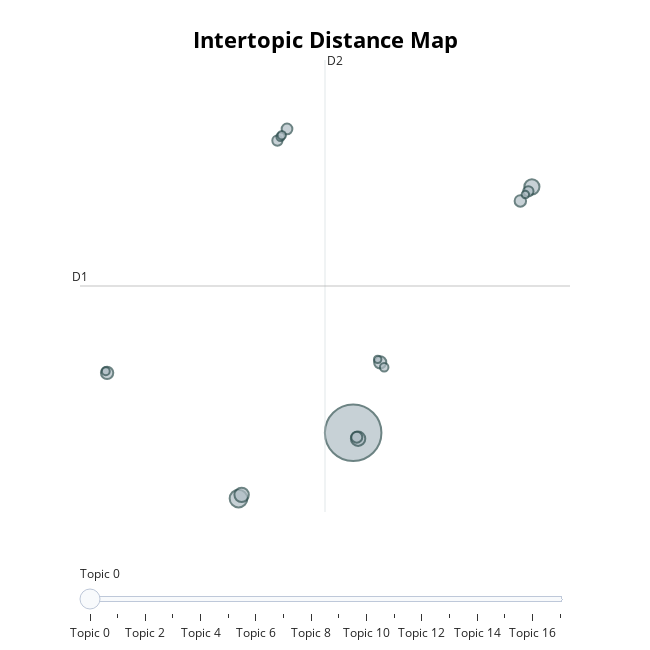

Notebook code cell kept with this figure:
### Code cell
topic_model.visualize_topics(custom_labels=True)

### Figure 1 — Plotly figure (JSON) as saved in the notebook; plotly's stock layout.template omitted (floating-point values rounded to 4 significant figures)
{"data": [{"customdata": [[0, "ai | slop | content | generated | facebook", 923], [1, "parade | halloween | dublin | halloween parade | street", 91], [2, "activision | game | duty | ai | black", 66], [3, "cola | coca cola | coca | company | ad", 60], [4, "chocolate | willy | event | experience | chocolate experience", 60], [5, "scammers | highly | mistake | actually | highly embarrassed", 44], [6, "times | eurogamer net | eurogamer | net | news", 43], [7, "enix | square enix | square | kiryu | aggressive", 38], [8, "film | ai | poster | generated | ai generated", 35], [9, "2024 | november 2024 | november | january | august 2024", 33], [10, "foamstars | game | enix | square enix | square", 31], [11, "2025 retrieved | retrieved | 2025 | march 2025 | march", 30], [12, "ign | ign ign | wyp100 | ign com | wesley", 21], [13, "2024 retrieved | retrieved | 2024 | september 2024 | september", 20], [14, "2024 | november 2024 | november | 2025 | february 2025", 20], [15, "yes | definitely | really | appreciate | really passive", 18], [16, "advertisement | 404 media | 404 | media 404 | media", 16], [17, "block | birds | angry birds | angry | block quest", 16]], "hovertemplate": "<b>Topic %{customdata[0]}</b><br>%{customdata[1]}<br>Size: %{customdata[2]}", "legendgroup": "", "marker": {"color": "#B0BEC5", "line": {"color": "DarkSlateGrey", "width": 2}, "size": [923, 91, 66, 60, 60, 44, 43, 38, 35, 33, 31, 30, 21, 20, 20, 18, 16, 16], "sizemode": "area", "sizeref": 0.5769, "symbol": "circle"}, "mode": "markers", "name": "", "orientation": "v", "showlegend": false, "type": "scatter", "x": [5.311, -2.776, 17.92, 5.659, -2.558, -12.05, 7.218, 17.11, 5.567, 0.6451, 17.67, -0.03368, 7.501, 0.1878, 0.277, -12.14, 7.042, 17.46], "xaxis": "x", "y": [9.046, 5.221, 23.33, 8.694, 5.433, 12.52, 13.13, 22.51, 8.786, 26.69, 23.07, 26.01, 12.85, 26.24, 26.33, 12.61, 13.3, 22.88], "yaxis": "y"}], "layout": {"annotations": [{"showarrow": false, "text": "D1", "x": -13.96, "y": 17.57, "yshift": 10}, {"showarrow": false, "text": "D2", "x": 3.325, "xshift": 10, "y": 30.7}], "height": 650, "hoverlabel": {"bgcolor": "white", "font": {"family": "Rockwell", "size": 16}}, "legend": {"itemsizing": "constant", "tracegroupgap": 0}, "margin": {"t": 60}, "shapes": [{"line": {"color": "#CFD8DC", "width": 2}, "type": "line", "x0": 3.325, "x1": 3.325, "y0": 4.438, "y1": 30.7}, {"line": {"color": "#9E9E9E", "width": 2}, "type": "line", "x0": -13.96, "x1": 20.61, "y0": 17.57, "y1": 17.57}], "sliders": [{"active": 0, "pad": {"t": 50}, "steps": [{"args": [{"marker.color": [["red", "#B0BEC5", "#B0BEC5", "#B0BEC5", "#B0BEC5", "#B0BEC5", "#B0BEC5", "#B0BEC5", "#B0BEC5", "#B0BEC5", "#B0BEC5", "#B0BEC5", "#B0BEC5", "#B0BEC5", "#B0BEC5", "#B0BEC5", "#B0BEC5", "#B0BEC5"]]}], "label": "Topic 0", "method": "update"}, {"args": [{"marker.color": [["#B0BEC5", "red", "#B0BEC5", "#B0BEC5", "#B0BEC5", "#B0BEC5", "#B0BEC5", "#B0BEC5", "#B0BEC5", "#B0BEC5", "#B0BEC5", "#B0BEC5", "#B0BEC5", "#B0BEC5", "#B0BEC5", "#B0BEC5", "#B0BEC5", "#B0BEC5"]]}], "label": "Topic 1", "method": "update"}, {"args": [{"marker.color": [["#B0BEC5", "#B0BEC5", "red", "#B0BEC5", "#B0BEC5", "#B0BEC5", "#B0BEC5", "#B0BEC5", "#B0BEC5", "#B0BEC5", "#B0BEC5", "#B0BEC5", "#B0BEC5", "#B0BEC5", "#B0BEC5", "#B0BEC5", "#B0BEC5", "#B0BEC5"]]}], "label": "Topic 2", "method": "update"}, {"args": [{"marker.color": [["#B0BEC5", "#B0BEC5", "#B0BEC5", "red", "#B0BEC5", "#B0BEC5", "#B0BEC5", "#B0BEC5", "#B0BEC5", "#B0BEC5", "#B0BEC5", "#B0BEC5", "#B0BEC5", "#B0BEC5", "#B0BEC5", "#B0BEC5", "#B0BEC5", "#B0BEC5"]]}], "label": "Topic 3", "method": "update"}, {"args": [{"marker.color": [["#B0BEC5", "#B0BEC5", "#B0BEC5", "#B0BEC5", "red", "#B0BEC5", "#B0BEC5", "#B0BEC5", "#B0BEC5", "#B0BEC5", "#B0BEC5", "#B0BEC5", "#B0BEC5", "#B0BEC5", "#B0BEC5", "#B0BEC5", "#B0BEC5", "#B0BEC5"]]}], "label": "Topic 4", "method": "update"}, {"args": [{"marker.color": [["#B0BEC5", "#B0BEC5", "#B0BEC5", "#B0BEC5", "#B0BEC5", "red", "#B0BEC5", "#B0BEC5", "#B0BEC5", "#B0BEC5", "#B0BEC5", "#B0BEC5", "#B0BEC5", "#B0BEC5", "#B0BEC5", "#B0BEC5", "#B0BEC5", "#B0BEC5"]]}], "label": "Topic 5", "method": "update"}, {"args": [{"marker.color": [["#B0BEC5", "#B0BEC5", "#B0BEC5", "#B0BEC5", "#B0BEC5", "#B0BEC5", "red", "#B0BEC5", "#B0BEC5", "#B0BEC5", "#B0BEC5", "#B0BEC5", "#B0BEC5", "#B0BEC5", "#B0BEC5", "#B0BEC5", "#B0BEC5", "#B0BEC5"]]}], "label": "Topic 6", "method": "update"}, {"args": [{"marker.color": [["#B0BEC5", "#B0BEC5", "#B0BEC5", "#B0BEC5", "#B0BEC5", "#B0BEC5", "#B0BEC5", "red", "#B0BEC5", "#B0BEC5", "#B0BEC5", "#B0BEC5", "#B0BEC5", "#B0BEC5", "#B0BEC5", "#B0BEC5", "#B0BEC5", "#B0BEC5"]]}], "label": "Topic 7", "method": "update"}, {"args": [{"marker.color": [["#B0BEC5", "#B0BEC5", "#B0BEC5", "#B0BEC5", "#B0BEC5", "#B0BEC5", "#B0BEC5", "#B0BEC5", "red", "#B0BEC5", "#B0BEC5", "#B0BEC5", "#B0BEC5", "#B0BEC5", "#B0BEC5", "#B0BEC5", "#B0BEC5", "#B0BEC5"]]}], "label": "Topic 8", "method": "update"}, {"args": [{"marker.color": [["#B0BEC5", "#B0BEC5", "#B0BEC5", "#B0BEC5", "#B0BEC5", "#B0BEC5", "#B0BEC5", "#B0BEC5", "#B0BEC5", "red", "#B0BEC5", "#B0BEC5", "#B0BEC5", "#B0BEC5", "#B0BEC5", "#B0BEC5", "#B0BEC5", "#B0BEC5"]]}], "label": "Topic 9", "method": "update"}, {"args": [{"marker.color": [["#B0BEC5", "#B0BEC5", "#B0BEC5", "#B0BEC5", "#B0BEC5", "#B0BEC5", "#B0BEC5", "#B0BEC5", "#B0BEC5", "#B0BEC5", "red", "#B0BEC5", "#B0BEC5", "#B0BEC5", "#B0BEC5", "#B0BEC5", "#B0BEC5", "#B0BEC5"]]}], "label": "Topic 10", "method": "update"}, {"args": [{"marker.color": [["#B0BEC5", "#B0BEC5", "#B0BEC5", "#B0BEC5", "#B0BEC5", "#B0BEC5", "#B0BEC5", "#B0BEC5", "#B0BEC5", "#B0BEC5", "#B0BEC5", "red", "#B0BEC5", "#B0BEC5", "#B0BEC5", "#B0BEC5", "#B0BEC5", "#B0BEC5"]]}], "label": "Topic 11", "method": "update"}, {"args": [{"marker.color": [["#B0BEC5", "#B0BEC5", "#B0BEC5", "#B0BEC5", "#B0BEC5", "#B0BEC5", "#B0BEC5", "#B0BEC5", "#B0BEC5", "#B0BEC5", "#B0BEC5", "#B0BEC5", "red", "#B0BEC5", "#B0BEC5", "#B0BEC5", "#B0BEC5", "#B0BEC5"]]}], "label": "Topic 12", "method": "update"}, {"args": [{"marker.color": [["#B0BEC5", "#B0BEC5", "#B0BEC5", "#B0BEC5", "#B0BEC5", "#B0BEC5", "#B0BEC5", "#B0BEC5", "#B0BEC5", "#B0BEC5", "#B0BEC5", "#B0BEC5", "#B0BEC5", "red", "#B0BEC5", "#B0BEC5", "#B0BEC5", "#B0BEC5"]]}], "label": "Topic 13", "method": "update"}, {"args": [{"marker.color": [["#B0BEC5", "#B0BEC5", "#B0BEC5", "#B0BEC5", "#B0BEC5", "#B0BEC5", "#B0BEC5", "#B0BEC5", "#B0BEC5", "#B0BEC5", "#B0BEC5", "#B0BEC5", "#B0BEC5", "#B0BEC5", "red", "#B0BEC5", "#B0BEC5", "#B0BEC5"]]}], "label": "Topic 14", "method": "update"}, {"args": [{"marker.color": [["#B0BEC5", "#B0BEC5", "#B0BEC5", "#B0BEC5", "#B0BEC5", "#B0BEC5", "#B0BEC5", "#B0BEC5", "#B0BEC5", "#B0BEC5", "#B0BEC5", "#B0BEC5", "#B0BEC5", "#B0BEC5", "#B0BEC5", "red", "#B0BEC5", "#B0BEC5"]]}], "label": "Topic 15", "method": "update"}, {"args": [{"marker.color": [["#B0BEC5", "#B0BEC5", "#B0BEC5", "#B0BEC5", "#B0BEC5", "#B0BEC5", "#B0BEC5", "#B0BEC5", "#B0BEC5", "#B0BEC5", "#B0BEC5", "#B0BEC5", "#B0BEC5", "#B0BEC5", "#B0BEC5", "#B0BEC5", "red", "#B0BEC5"]]}], "label": "Topic 16", "method": "update"}, {"args": [{"marker.color": [["#B0BEC5", "#B0BEC5", "#B0BEC5", "#B0BEC5", "#B0BEC5", "#B0BEC5", "#B0BEC5", "#B0BEC5", "#B0BEC5", "#B0BEC5", "#B0BEC5", "#B0BEC5", "#B0BEC5", "#B0BEC5", "#B0BEC5", "#B0BEC5", "#B0BEC5", "red"]]}], "label": "Topic 17", "method": "update"}]}], "title": {"font": {"color": "Black", "size": 22}, "text": "<b>Intertopic Distance Map</b>", "x": 0.5, "xanchor": "center", "y": 0.95, "yanchor": "top"}, "width": 650, "xaxis": {"anchor": "y", "domain": [0, 1], "range": [-13.96, 20.61], "title": {"text": ""}, "visible": false}, "yaxis": {"anchor": "x", "domain": [0, 1], "range": [4.438, 30.7], "title": {"text": ""}, "visible": false}}}
